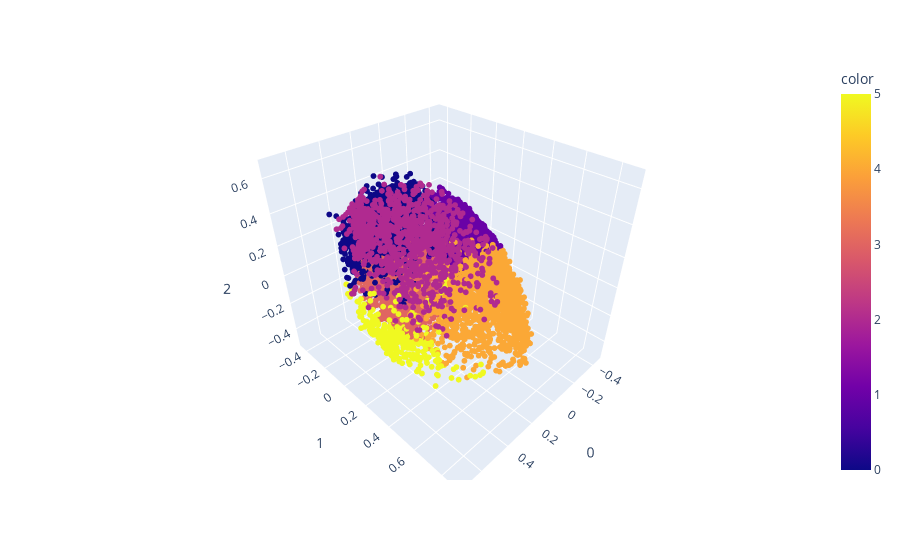

The notebook cell this image was saved under:
### Markdown cell above
## 4. Análise gráfica

### Code cell
## Graphical Representation | Scatter 3d

import plotly.express as px
from sklearn.decomposition import PCA

pca = PCA(n_components=3)
data_pca = pca.fit_transform(data_normalized)

fig = px.scatter_3d(data_pca, x=0, y=1, z=2, color=clusters)
fig.update_traces(marker_size=2)
fig.show()

### Figure 1 — Plotly figure (JSON) as saved in the notebook; plotly's stock layout.template omitted (floating-point values rounded to 4 significant figures; data arrays with more than 128 entries replaced by an {"elided": "..."} marker saying what was removed)
{"data": [{"hovertemplate": "0=%{x}<br>1=%{y}<br>2=%{z}<br>color=%{marker.color}<extra></extra>", "legendgroup": "", "marker": {"color": {"elided": "8950 int values"}, "coloraxis": "coloraxis", "size": 2, "symbol": "circle"}, "mode": "markers", "name": "", "scene": "scene", "showlegend": false, "type": "scatter3d", "x": {"elided": "8950 float values"}, "y": {"elided": "8950 float values"}, "z": {"elided": "8950 float values"}}], "layout": {"coloraxis": {"colorbar": {"title": {"text": "color"}}, "colorscale": [[0, "#0d0887"], [0.1111, "#46039f"], [0.2222, "#7201a8"], [0.3333, "#9c179e"], [0.4444, "#bd3786"], [0.5556, "#d8576b"], [0.6667, "#ed7953"], [0.7778, "#fb9f3a"], [0.8889, "#fdca26"], [1, "#f0f921"]]}, "legend": {"tracegroupgap": 0}, "margin": {"t": 60}, "scene": {"domain": {"x": [0, 1], "y": [0, 1]}, "xaxis": {"title": {"text": "0"}}, "yaxis": {"title": {"text": "1"}}, "zaxis": {"title": {"text": "2"}}}}}
